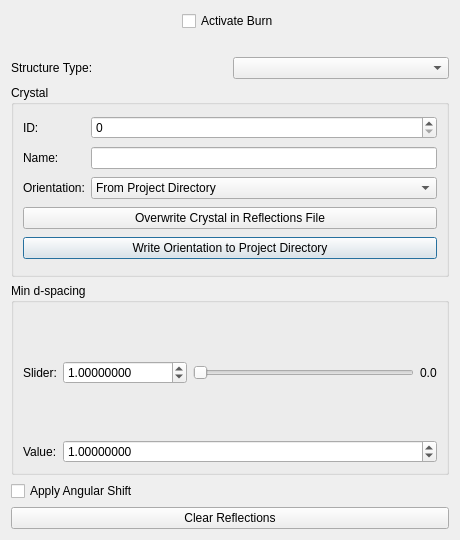
<?xml version="1.0" encoding="UTF-8"?>
<ui version="4.0">
 <class>burn_dialog</class>
 <widget class="QDialog" name="burn_dialog">
  <property name="geometry">
   <rect>
    <x>0</x>
    <y>0</y>
    <width>460</width>
    <height>540</height>
   </rect>
  </property>
  <property name="windowTitle">
   <string>Burn Reflections</string>
  </property>
  <layout class="QGridLayout" name="gridLayout">
   <item row="7" column="0">
    <widget class="QCheckBox" name="apply_angular_shift">
     <property name="toolTip">
      <string>&lt;html&gt;&lt;head/&gt;&lt;body&gt;&lt;p&gt;Apply an angular shift to the ABC Matrix.&lt;/p&gt;&lt;p&gt;If checked, the file &amp;quot;ang_shifts.npy&amp;quot; must be present in the root level of the project directory. This file will be loaded, and the current scan number will be used to extract the angular shift from the array.&lt;/p&gt;&lt;/body&gt;&lt;/html&gt;</string>
     </property>
     <property name="text">
      <string>Apply Angular Shift</string>
     </property>
    </widget>
   </item>
   <item row="2" column="0">
    <widget class="QLabel" name="structure_type_label">
     <property name="toolTip">
      <string>&lt;html&gt;&lt;head/&gt;&lt;body&gt;&lt;p&gt;Set the structure type used when burning reflections.&lt;/p&gt;&lt;/body&gt;&lt;/html&gt;</string>
     </property>
     <property name="text">
      <string>Structure Type:</string>
     </property>
    </widget>
   </item>
   <item row="2" column="1">
    <widget class="QComboBox" name="structure_type">
     <property name="toolTip">
      <string>&lt;html&gt;&lt;head/&gt;&lt;body&gt;&lt;p&gt;Set the structure type used when burning reflections.&lt;/p&gt;&lt;/body&gt;&lt;/html&gt;</string>
     </property>
    </widget>
   </item>
   <item row="1" column="0" colspan="2">
    <spacer name="verticalSpacer">
     <property name="orientation">
      <enum>Qt::Vertical</enum>
     </property>
     <property name="sizeType">
      <enum>QSizePolicy::Fixed</enum>
     </property>
     <property name="sizeHint" stdset="0">
      <size>
       <width>20</width>
       <height>20</height>
      </size>
     </property>
    </spacer>
   </item>
   <item row="0" column="0" colspan="2">
    <layout class="QGridLayout" name="gridLayout_3">
     <item row="0" column="1">
      <widget class="QCheckBox" name="activate_burn">
       <property name="toolTip">
        <string>&lt;html&gt;&lt;head/&gt;&lt;body&gt;&lt;p&gt;Activate the burn function, so that when the dmin slider or structure type is edited, burn is triggered.&lt;/p&gt;&lt;p&gt;&lt;br/&gt;&lt;/p&gt;&lt;p&gt;If the crystal ID changes, or the current frame changes, burn is automatically deactivated in order to prevent any accidental overwriting of previously burned reflections.&lt;/p&gt;&lt;/body&gt;&lt;/html&gt;</string>
       </property>
       <property name="styleSheet">
        <string notr="true">Q</string>
       </property>
       <property name="text">
        <string>Activate Burn</string>
       </property>
      </widget>
     </item>
     <item row="0" column="0">
      <spacer name="horizontalSpacer">
       <property name="orientation">
        <enum>Qt::Horizontal</enum>
       </property>
       <property name="sizeHint" stdset="0">
        <size>
         <width>40</width>
         <height>20</height>
        </size>
       </property>
      </spacer>
     </item>
     <item row="0" column="2">
      <spacer name="horizontalSpacer_2">
       <property name="orientation">
        <enum>Qt::Horizontal</enum>
       </property>
       <property name="sizeHint" stdset="0">
        <size>
         <width>40</width>
         <height>20</height>
        </size>
       </property>
      </spacer>
     </item>
    </layout>
   </item>
   <item row="3" column="0" colspan="2">
    <widget class="QGroupBox" name="groupBox_2">
     <property name="title">
      <string>Crystal</string>
     </property>
     <layout class="QGridLayout" name="gridLayout_4">
      <item row="0" column="1">
       <widget class="QSpinBox" name="crystal_id">
        <property name="toolTip">
         <string>&lt;html&gt;&lt;head/&gt;&lt;body&gt;&lt;p&gt;Set the crystal ID that these reflections will correspond to. Existings reflections with this crystal ID will be overwritten when the structure type or dmin are modified.&lt;br/&gt;&lt;/p&gt;&lt;p&gt;If this crystal ID does not already exist within the reflections HDF5 file, a new entry will be made using the current ABC matrix as the parameters.&lt;/p&gt;&lt;/body&gt;&lt;/html&gt;</string>
        </property>
        <property name="maximum">
         <number>1000000</number>
        </property>
       </widget>
      </item>
      <item row="0" column="0">
       <widget class="QLabel" name="crystal_id_label">
        <property name="toolTip">
         <string>&lt;html&gt;&lt;head/&gt;&lt;body&gt;&lt;p&gt;Set the crystal ID that these reflections will correspond to. Existings reflections with this crystal ID will be overwritten when the structure type or dmin are modified.&lt;br/&gt;&lt;/p&gt;&lt;p&gt;If this crystal ID does not already exist within the reflections HDF5 file, a new entry will be made using the current ABC matrix as the parameters.&lt;/p&gt;&lt;/body&gt;&lt;/html&gt;</string>
        </property>
        <property name="text">
         <string>ID:</string>
        </property>
       </widget>
      </item>
      <item row="2" column="0">
       <widget class="QLabel" name="crystal_orientation_label">
        <property name="toolTip">
         <string>&lt;html&gt;&lt;head/&gt;&lt;body&gt;&lt;p&gt;Specify the location from which the crystal's ABC matrix (orientation) will be obtained.&lt;br/&gt;&lt;/p&gt;&lt;p&gt;&amp;quot;From HDF5 File&amp;quot; - the ABC matrix within the HDF5 file corresponding to the selected &amp;quot;Crystal ID&amp;quot; will be used. There must already exist an ABC matrix with the specified crystal ID in the &amp;quot;/crystals&amp;quot; dataset in order for this option to be used.&lt;/p&gt;&lt;p&gt;&lt;br/&gt;&amp;quot;From Project Directory&amp;quot; - the ABC matrix within the file &amp;quot;abc_matrix.npy&amp;quot; located at the root level of the project directory will be used. This file must exist in order for this option to be used. If the selected &amp;quot;Crystal ID&amp;quot; does not already exist within the HDF5 file, this ABC matrix will be written to the HDF5 file with that &amp;quot;Crystal ID&amp;quot; upon executing burn.&lt;/p&gt;&lt;/body&gt;&lt;/html&gt;</string>
        </property>
        <property name="text">
         <string>Orientation:</string>
        </property>
       </widget>
      </item>
      <item row="4" column="0" colspan="2">
       <widget class="QPushButton" name="write_crystal_orientation">
        <property name="text">
         <string>Write Orientation to Project Directory</string>
        </property>
       </widget>
      </item>
      <item row="3" column="0" colspan="2">
       <widget class="QPushButton" name="overwrite_crystal">
        <property name="toolTip">
         <string>&lt;html&gt;&lt;head/&gt;&lt;body&gt;&lt;p&gt;In the HDF5 reflections file, overwrite the ABC matrix corresponding to the currently selected crystal ID with the current ABC Matrix (as determined by the crystal orientation selection).&lt;/p&gt;&lt;/body&gt;&lt;/html&gt;</string>
        </property>
        <property name="text">
         <string>Overwrite Crystal in Reflections File</string>
        </property>
       </widget>
      </item>
      <item row="2" column="1">
       <widget class="QComboBox" name="crystal_orientation">
        <property name="toolTip">
         <string>&lt;html&gt;&lt;head/&gt;&lt;body&gt;&lt;p&gt;Specify the location from which the crystal's ABC matrix (orientation) will be obtained.&lt;br/&gt;&lt;/p&gt;&lt;p&gt;&amp;quot;From HDF5 File&amp;quot; - the ABC matrix within the HDF5 file corresponding to the selected &amp;quot;Crystal ID&amp;quot; will be used. There must already exist an ABC matrix with the specified crystal ID in the &amp;quot;/crystals&amp;quot; dataset in order for this option to be used.&lt;/p&gt;&lt;p&gt;&lt;br/&gt;&amp;quot;From Project Directory&amp;quot; - the ABC matrix within the file &amp;quot;abc_matrix.npy&amp;quot; located at the root level of the project directory will be used. This file must exist in order for this option to be used. If the selected &amp;quot;Crystal ID&amp;quot; does not already exist within the HDF5 file, this ABC matrix will be written to the HDF5 file with that &amp;quot;Crystal ID&amp;quot; upon executing burn.&lt;/p&gt;&lt;/body&gt;&lt;/html&gt;</string>
        </property>
        <item>
         <property name="text">
          <string>From Project Directory</string>
         </property>
        </item>
        <item>
         <property name="text">
          <string>From HDF5 File</string>
         </property>
        </item>
       </widget>
      </item>
      <item row="1" column="0">
       <widget class="QLabel" name="crystal_name_label">
        <property name="text">
         <string>Name:</string>
        </property>
       </widget>
      </item>
      <item row="1" column="1">
       <widget class="QLineEdit" name="crystal_name">
        <property name="maxLength">
         <number>30</number>
        </property>
       </widget>
      </item>
     </layout>
    </widget>
   </item>
   <item row="6" column="0" colspan="2">
    <widget class="QGroupBox" name="groupBox">
     <property name="title">
      <string>Min d-spacing</string>
     </property>
     <layout class="QGridLayout" name="gridLayout_2">
      <item row="0" column="1">
       <layout class="QHBoxLayout" name="horizontalLayout">
        <item>
         <widget class="ScientificDoubleSpinBox" name="max_dmin">
          <property name="toolTip">
           <string>&lt;html&gt;&lt;head/&gt;&lt;body&gt;&lt;p&gt;Maximum value for the burn slider.&lt;/p&gt;&lt;/body&gt;&lt;/html&gt;</string>
          </property>
          <property name="keyboardTracking">
           <bool>false</bool>
          </property>
          <property name="decimals">
           <number>8</number>
          </property>
          <property name="maximum">
           <double>100000.000000000000000</double>
          </property>
          <property name="value">
           <double>1.000000000000000</double>
          </property>
         </widget>
        </item>
        <item>
         <widget class="QSlider" name="dmin_slider">
          <property name="toolTip">
           <string>&lt;html&gt;&lt;head/&gt;&lt;body&gt;&lt;p&gt;The burn slider. Edit this to visualize changes in predicted reflections.&lt;/p&gt;&lt;/body&gt;&lt;/html&gt;</string>
          </property>
          <property name="maximum">
           <number>100</number>
          </property>
          <property name="orientation">
           <enum>Qt::Horizontal</enum>
          </property>
         </widget>
        </item>
        <item>
         <widget class="QLabel" name="min_dmin">
          <property name="toolTip">
           <string>&lt;html&gt;&lt;head/&gt;&lt;body&gt;&lt;p&gt;The minimum value for the burn slider is always 0.&lt;/p&gt;&lt;/body&gt;&lt;/html&gt;</string>
          </property>
          <property name="text">
           <string>0.0</string>
          </property>
         </widget>
        </item>
       </layout>
      </item>
      <item row="1" column="1">
       <widget class="ScientificDoubleSpinBox" name="dmin_value">
        <property name="toolTip">
         <string>&lt;html&gt;&lt;head/&gt;&lt;body&gt;&lt;p&gt;The current value of the burn slider.&lt;/p&gt;&lt;/body&gt;&lt;/html&gt;</string>
        </property>
        <property name="keyboardTracking">
         <bool>false</bool>
        </property>
        <property name="decimals">
         <number>8</number>
        </property>
        <property name="maximum">
         <double>100000.000000000000000</double>
        </property>
        <property name="value">
         <double>1.000000000000000</double>
        </property>
       </widget>
      </item>
      <item row="1" column="0">
       <widget class="QLabel" name="label">
        <property name="text">
         <string>Value:</string>
        </property>
       </widget>
      </item>
      <item row="0" column="0">
       <widget class="QLabel" name="label_2">
        <property name="text">
         <string>Slider:</string>
        </property>
       </widget>
      </item>
     </layout>
    </widget>
   </item>
   <item row="8" column="0" colspan="2">
    <widget class="QPushButton" name="clear">
     <property name="toolTip">
      <string>&lt;html&gt;&lt;head/&gt;&lt;body&gt;&lt;p&gt;Clear reflections matching the currently selected crystal ID in the HDF5 file for the currently viewed frame.&lt;/p&gt;&lt;/body&gt;&lt;/html&gt;</string>
     </property>
     <property name="text">
      <string>Clear Reflections</string>
     </property>
    </widget>
   </item>
  </layout>
 </widget>
 <customwidgets>
  <customwidget>
   <class>ScientificDoubleSpinBox</class>
   <extends>QDoubleSpinBox</extends>
   <header>scientificspinbox.py</header>
  </customwidget>
 </customwidgets>
 <tabstops>
  <tabstop>activate_burn</tabstop>
  <tabstop>structure_type</tabstop>
  <tabstop>crystal_id</tabstop>
  <tabstop>crystal_name</tabstop>
  <tabstop>crystal_orientation</tabstop>
  <tabstop>overwrite_crystal</tabstop>
  <tabstop>write_crystal_orientation</tabstop>
  <tabstop>max_dmin</tabstop>
  <tabstop>dmin_slider</tabstop>
  <tabstop>dmin_value</tabstop>
  <tabstop>apply_angular_shift</tabstop>
  <tabstop>clear</tabstop>
 </tabstops>
 <resources/>
 <connections/>
</ui>
